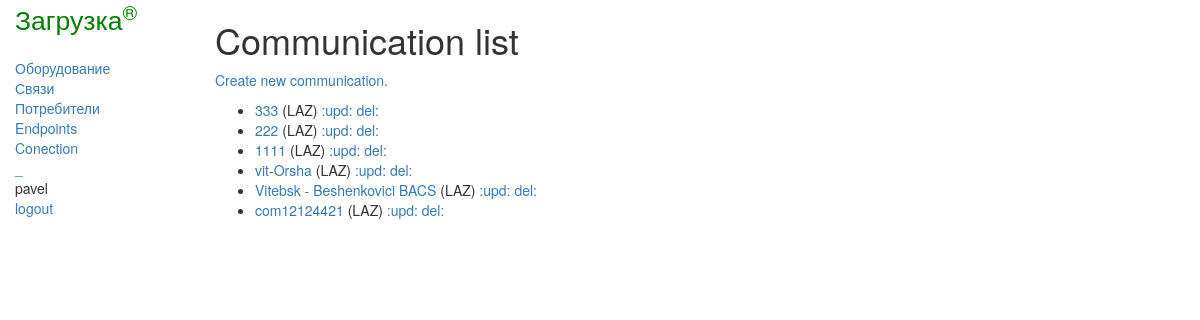
Page /register/communications/ (signed in) on the earlier database version.
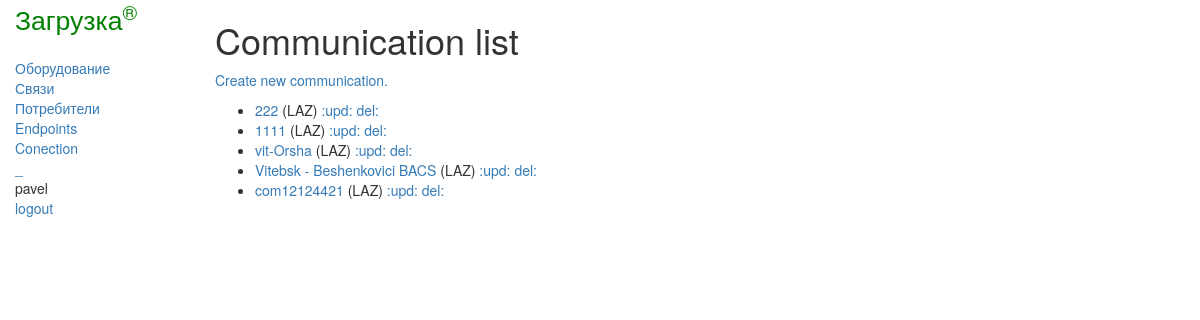
Same page on the later database version.
### register/models.py (models this page shows, shortened)
class Communication(models.Model):
    service_status_choices = [
        ('E', 'enabled'),
        ('D', 'disabled')
    ]
    name = models.CharField(max_length=150)
    direction_from = models.ForeignKey(EndPoint, on_delete=models.RESTRICT, related_name='direction_from')
    direction_to = models.ForeignKey(EndPoint, on_delete=models.RESTRICT, related_name='direction_to')
    consumer = models.ForeignKey(Consumer, on_delete=models.RESTRICT, related_name='communications')
    service_status = models.CharField(max_length=1, choices=service_status_choices, default='E')
    create_date = models.DateTimeField(auto_now_add=True)
    note = models.TextField(null=True, blank=True)
    class Meta:
        unique_together = ('name', 'direction_from', 'direction_to', 'consumer')
    def get_absolute_url(self):
        return reverse('communication_detail', args=[str(self.id)])

class Consumer(models.Model):
    name = models.CharField(max_length=100)
    telephone = models.TextField(max_length=1000, null=True, blank=True)
    note = models.TextField(null=True, blank=True)

### register/views.py (the view)
# urls.py: path('communications/', views.CommunicationsListView.as_view(), name='communications'),
class CommunicationsListView(generic.ListView):
    model = Communication
    paginate_by = 10
    ordering = ['-create_date']

### register/templates/register/communication_list.html
{% extends "base_generic.html" %}
{% block content %}
 <h1>Communication list</h1>
    <a href="{% url 'communication_create' %}">Create new communication.</a>
    <br>
    <p>
    {% if communication_list %}
    <ul>
      {% for communication in communication_list %}
      <li>
        <a href="{{ communication.get_absolute_url }}">{{ communication.name }}</a> ({{ communication.consumer.name }})
        <a href="{% url 'communication_update' communication.pk %}?next={{ request.path }}">  :upd:</a>
        <a href="{% url 'communication_delete' communication.pk %}">  del:</a>
      </li>
      {% endfor %}
    </ul>
    {% else %}
      <p>There are no communications.</p>
    {% endif %}
{% endblock %}

### register/templates/base_generic.html (shortened to what this page needs)
<!DOCTYPE html>
<html lang="en">
    <head>
        <link rel="stylesheet" href="https://maxcdn.bootstrapcdn.com/bootstrap/3.3.7/css/bootstrap.min.css">
        {% load static %}
        <link rel="stylesheet" href="{% static 'css/styles.css' %}">
    </head>
    <body>
        <div class="container-fluid">
            <div class="row">
                <div class="col-sm-2">
                    <a href="{% url 'index' %}"><span class="logo">Загрузка<sup>&reg;</sup></span></a>
                    {% block sidebar %}
                        <ul class="sidebar-nav">
                            <li><a href="{% url 'equipments' %}">Оборудование</a></li>
                            <li><a href="{% url 'communications' %}">Связи</a></li>
                            <li><a href="{% url 'consumers' %}">Потребители</a></li>
                            <li><a href="{% url 'endpoints' %}">Endpoints</a></li>
                            <li><a href="{% url 'connection_form' %}">Conection</a></li>
                            <li><a href="">_</a></li>
                            {% if user.is_authenticated %}
                                <li>{{ user.get_username }}</li>
                                <li><a href="{% url 'logout' %}?next={{request.path}}">logout</a></li>
                            {% else %}
                                <li><li><a href="{% url 'login' %}?next={{request.path}}">login</a></li></li>
                            {% endif %}
                        </ul>
                    {% endblock %}
                </div>
                <div class="col-sm-10">
                    {% if user.is_authenticated %}
                        {% block content %}{% endblock %}
                    {% else %}
                        <p>Please, login!</p>
                        {% block login %}{% endblock %}
                    {% endif %}
                </div>
            </div>
        </div>
    </body>
</html>

### register/static/css/styles.css (style rules this page uses)
.sidebar-nav { margin-top: 20px; padding: 0; list-style: none; }
span.logo { font-size: 1.9em; color: green; }

Differences in the rows shown:
removed Communication: name "333", consumer.name "LAZ"
